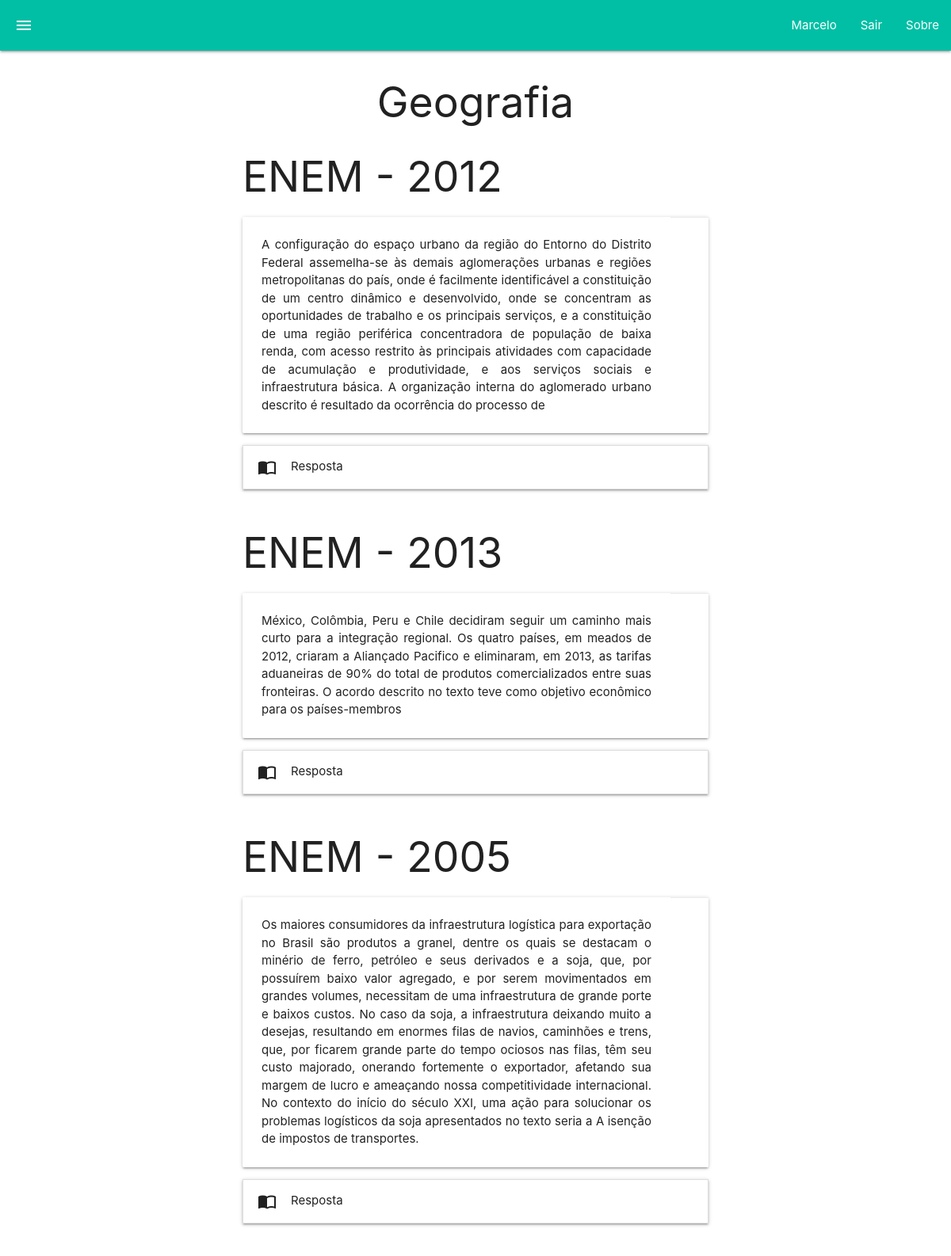
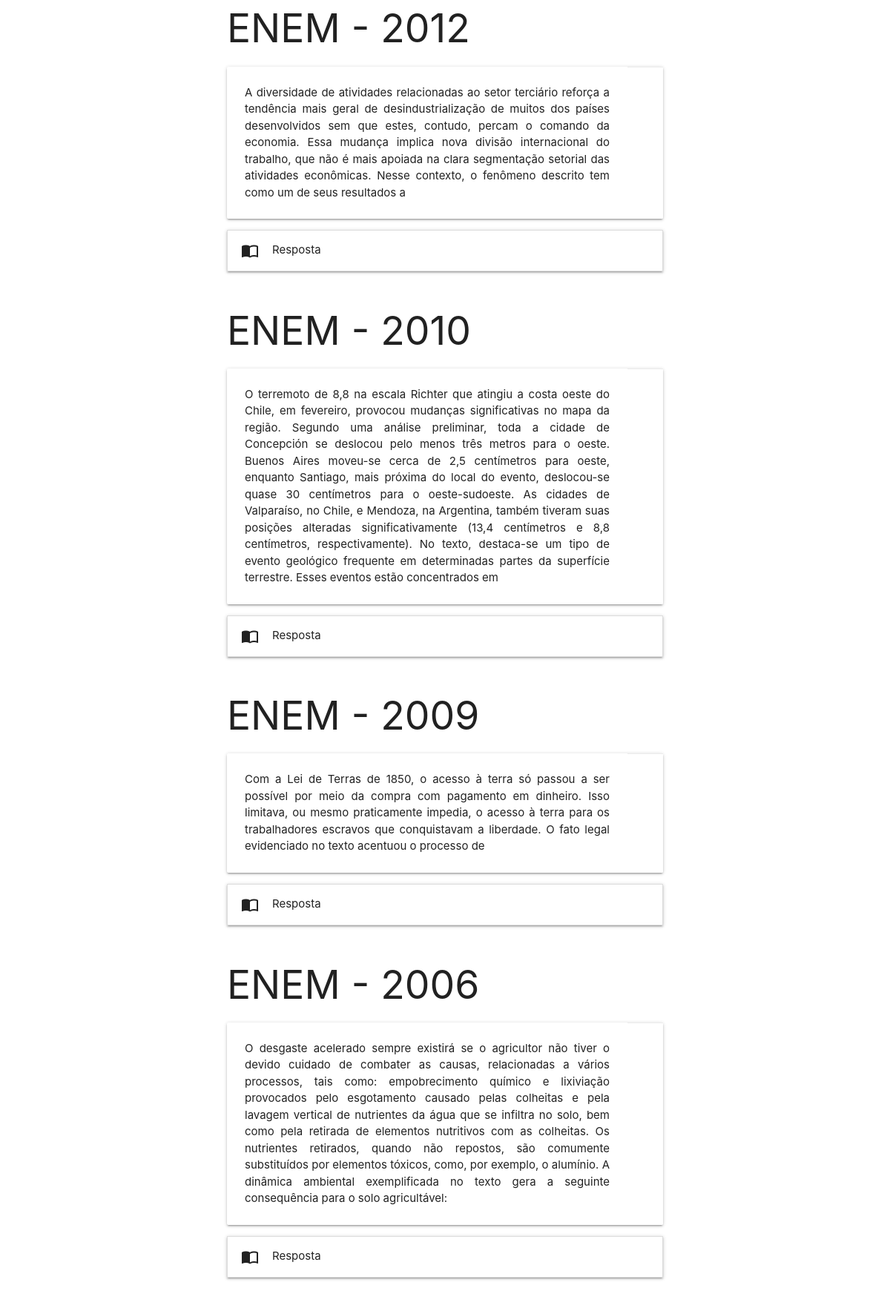
Page /Sistema/materialize-v1.0.0/geo.php (signed in, upper part) on the committed database (2 pictures, top to bottom).
### tables this page shows
CREATE TABLE `perguntas` (
  `perg_cod` int(11) NOT NULL,
  `perg_ano` year(4) NOT NULL,
  `perg_vestibular` varchar(25) NOT NULL,
  `perg_materia` varchar(20) NOT NULL,
  `perg_conteudo` text NOT NULL,
  `perg_data` date NOT NULL,
  `perg_usuario` int(11) NOT NULL,
  `perg_alternativacorreta` varchar(2) NOT NULL
);

### Sistema/materialize-v1.0.0/src/perg_geo.php (the view, shortened to what this page needs)
<?php
		include('conexao.php');
		$query = 'select * from perguntas where perg_materia="Geografia"';
		$result= mysqli_query($conexao,$query);
		while($conteudo = mysqli_fetch_array($result)){
		$pergunta = utf8_encode($conteudo['perg_conteudo']);
		$id_pergunta = $conteudo['perg_cod'];
		$ano = $conteudo['perg_ano'];
		$vestibular = $conteudo['perg_vestibular'];
		echo '<div class="container" align="justify">
		<div id=',"{$id_pergunta}",' class="row"">
		<div class="">
		<h2>',"{$vestibular} - {$ano}",'</h2>
			<div class="card horizontal">
				<div class="card-content">
					<p>',"{$pergunta}",'</p>
				</div>
			<div class="card-action">
			</div>
			</div>
			<ul class="collapsible">
	   			 <li>
	      <div class="collapsible-header"><i class="material-icons">import_contacts</i>Resposta</div>
	      <div class="collapsible-body"><form action="src/verificaresposta.php" method="post">';
	echo '<button type="submit" class="waves-effect waves-light btn"><i class="material-icons right">arrow_forward</i>Responder</button></form></div>
	    </li>
	  </ul>
			</div>
		</div>
		</div>';
	}
?>

### Sistema/materialize-v1.0.0/geo.php (style rules this page uses)
html, body { height: 100%; margin: 0; }

### rows in the picture
perguntas: perg_vestibular "ENEM", perg_ano "2012", perg_conteudo "A configuração do espaço urbano da região do Entorno do Distrito Federal assemelha-se às demais aglomerações urbanas e regiões metropolitanas do país, onde é facilmente identificável a constituição de um centro dinâmico e desenvolvido, onde se concentram as oportunidades de trabalho e os principais serviços, e a constituição de uma região periférica concentradora de população de baixa renda, com acesso restrito às principais atividades com capacidade de acumulação e produtividade, e aos serviços sociais e infraestrutura básica. A organização interna do aglomerado urbano descrito é resultado da ocorrência do processo de"
perguntas: perg_vestibular "ENEM", perg_ano "2013", perg_conteudo "México, Colômbia, Peru e Chile decidiram seguir um caminho mais curto para a integração regional. Os quatro países, em meados de 2012, criaram a Aliançado Pacifico e eliminaram, em 2013, as tarifas aduaneiras de 90% do total de produtos comercializados entre suas fronteiras. O acordo descrito no texto teve como objetivo econômico para os países-membros"
perguntas: perg_vestibular "ENEM", perg_ano "2005", perg_conteudo "Os maiores consumidores da infraestrutura logística para exportação no Brasil são produtos a granel, dentre os quais se destacam o minério de ferro, petróleo e seus derivados e a soja, que, por possuírem baixo valor agregado, e por serem movimentados em grandes volumes, necessitam de uma infraestrutura de grande porte e baixos custos. No caso da soja, a infraestrutura deixando muito a desejas, resultando em enormes filas de navios, caminhões e trens, que, por ficarem grande parte do tempo ociosos nas filas, têm seu custo majorado, onerando fortemente o exportador, afetando sua margem de lucro e ameaçando nossa competitividade internacional. No contexto do início do século XXI, uma ação para…"
perguntas: perg_vestibular "ENEM", perg_ano "2012", perg_conteudo "A diversidade de atividades relacionadas ao setor terciário reforça a tendência mais geral de desindustrialização de muitos dos países desenvolvidos sem que estes, contudo, percam o comando da economia. Essa mudança implica nova divisão internacional do trabalho, que não é mais apoiada na clara segmentação setorial das atividades econômicas. Nesse contexto, o fenômeno descrito tem como um de seus resultados a"
perguntas: perg_vestibular "ENEM", perg_ano "2010", perg_conteudo "O terremoto de 8,8 na escala Richter que atingiu a costa oeste do Chile, em fevereiro, provocou mudanças significativas no mapa da região. Segundo uma análise preliminar, toda a cidade de Concepción se deslocou pelo menos três metros para o oeste. Buenos Aires moveu-se cerca de 2,5 centímetros para oeste, enquanto Santiago, mais próxima do local do evento, deslocou-se quase 30 centímetros para o oeste-sudoeste. As cidades de Valparaíso, no Chile, e Mendoza, na Argentina, também tiveram suas posições alteradas significativamente (13,4 centímetros e 8,8 centímetros, respectivamente). No texto, destaca-se um tipo de evento geológico frequente em determinadas partes da superfície terrestre.…"
perguntas: perg_vestibular "ENEM", perg_ano "2009", perg_conteudo "Com a Lei de Terras de 1850, o acesso à terra só passou a ser possível por meio da compra com pagamento em dinheiro. Isso limitava, ou mesmo praticamente impedia, o acesso à terra para os trabalhadores escravos que conquistavam a liberdade. O fato legal evidenciado no texto acentuou o processo de"
perguntas: perg_vestibular "ENEM", perg_ano "2006", perg_conteudo "O desgaste acelerado sempre existirá se o agricultor não tiver o devido cuidado de combater as causas, relacionadas a vários processos, tais como: empobrecimento químico e lixiviação provocados pelo esgotamento causado pelas colheitas e pela lavagem vertical de nutrientes da água que se infiltra no solo, bem como pela retirada de elementos nutritivos com as colheitas. Os nutrientes retirados, quando não repostos, são comumente substituídos por elementos tóxicos, como, por exemplo, o alumínio. A dinâmica ambiental exemplificada no texto gera a seguinte consequência para o solo agricultável:"

### other values in the picture
$_SESSION['autenticado'] "Marcelo"
